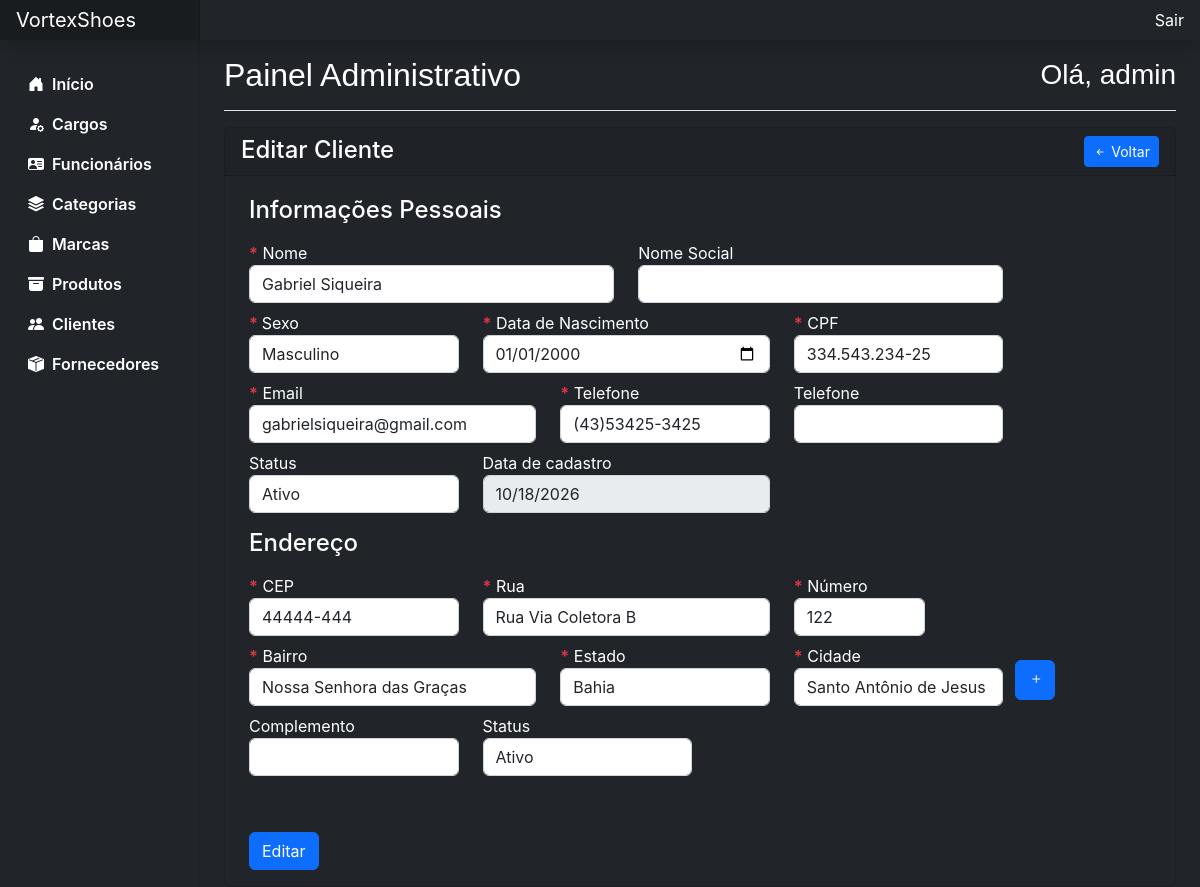
Page /SiteWeb/admin/clientes/Editar.php?id_cliente=1 (signed in) on the committed database.
### tables this page shows
CREATE TABLE `cliente` (
  `id_cliente` int(11) NOT NULL,
  `nome_cliente` varchar(60) NOT NULL,
  `nome_social` varchar(60) DEFAULT NULL,
  `cpf_cliente` char(14) NOT NULL,
  `sexo_cliente` char(1) NOT NULL,
  `data_nascimento_cliente` date NOT NULL,
  `data_cadastro` datetime NOT NULL,
  `status_cliente` bit(1) NOT NULL,
  `email` varchar(50) NOT NULL,
  `telefone_cliente` char(14) NOT NULL,
  `telefone_cliente2` char(14) DEFAULT NULL
);

CREATE TABLE `endereco` (
  `id_endereco` int(11) NOT NULL,
  `id_cliente` int(11) DEFAULT NULL,
  `bairro` varchar(30) NOT NULL,
  `numero` int(4) NOT NULL,
  `estado` char(2) NOT NULL,
  `rua` varchar(70) NOT NULL,
  `complemento` varchar(40) DEFAULT NULL,
  `cidade` varchar(40) NOT NULL,
  `cep` char(9) NOT NULL,
  `status` bit(1) NOT NULL,
  `data_cadastro` datetime NOT NULL
);

### SiteWeb/admin/clientes/Editar.php (the view, shortened to what this page needs)
<?php
require_once __DIR__ . "../../../conexao/conecta.php";
?>
<!DOCTYPE html>
<html lang="pt-br">
<head>
  <link href="https://cdn.jsdelivr.net/npm/bootstrap@5.3.8/dist/css/bootstrap.min.css" rel="stylesheet">
  <link rel="stylesheet" href="https://cdn.jsdelivr.net/npm/bootstrap-icons@1.13.1/font/bootstrap-icons.min.css">
  <link rel="stylesheet" href="../../assets/css/dashboard.min.css">
  <link rel="stylesheet" href="../../assets/css/styles.min.css">
  <link rel="stylesheet" href="../../custom/css/style.css">
  <link rel="stylesheet" href="../../custom/css/background.css">
</head>
<body>
  <?php
  include('../Topo.php');
  ?>
  <div class="container-fluid">
    <div class="row">
      <?php
      include('../Navegacao.php');
      ?>
      <main class="ms-auto col-lg-10 px-md-4">
        <?php
        include('../Log.php');
        ?>
        <?php
        if(isset($_GET['id_cliente']) && $_GET['id_cliente'] != '')
          {
              $id_cliente = $_GET['id_cliente'];
              $sql = "SELECT * FROM cliente WHERE id_cliente = $id_cliente";
              $query = mysqli_query($conexao, $sql);
              $cliente = mysqli_fetch_assoc($query);
              $sql_end = "SELECT * FROM endereco WHERE id_cliente = $id_cliente";
              $query_end = mysqli_query($conexao, $sql_end);
              $enderecos = [];
              while($linha = mysqli_fetch_assoc($query_end))
                {
                    $enderecos[] = $linha;
                }
                $end1 = $enderecos[0];
        ?>
        <div class="card bg-dark text-white">
          <div class="card-header d-flex justify-content-between">
            <h4 class="m-0">Editar Cliente</h4>
            <a href="Index.php" class="btn btn-primary btn-sm">
              <i class="bi bi-arrow-left-short"></i>
              Voltar
            </a>
          </div>
          <div class="card-body">
            <form action="acoes.php" method="post" enctype="multipart/form-data" class="d-flex">
              <div class="geral col-12 ps-2">
                <div class="row">
                  <h4 class="pt-1 pb-2">Informações Pessoais</h4>
                  <div class="col-5">
                    <label for="nome"><strong class="text-danger">*</strong> Nome</label>
                    <input type="text" name="nome" id="nome" class="form-control" maxlength="60" required value="<?php echo $cliente['nome_cliente'] ?>">
                  </div>
                  <div class="col-5">
                    <label for="nomesocial">Nome Social</label>
                    <input type="text" name="nomesocial" id="nomesocial" class="form-control" maxlength="60" value="<?php echo $cliente['nome_social'] ?>">
                  </div>
                  <div class="col-3 mt-2">
                    <label for="sexo"><strong class="text-danger">* </strong>Sexo</label>
                    <select name="sexo" id="sexo" class="form-control" required>
                      <option value="m" <?php if($cliente['sexo_cliente'] == 'm') echo 'selected'?>>Masculino</option>
                    </select>
                  </div>
                  <div class="col-4 mt-2">
                    <label for="datanascimento"><strong class="text-danger">*</strong> Data de Nascimento</label>
                    <input type="date" name="datanascimento" id="datanascimento" class="form-control"  min="1900-01-01" max="<?php echo date('Y-m-d') ?>" required value="<?php echo $cliente['data_nascimento_cliente'] ?>">
                  </div>
                  <div class="col-3 mt-2">
                    <label for="cpf"><strong class="text-danger">*</strong> CPF </label>
                    <input type="text" name="cpf" id="cpf" class="form-control" maxlength="14" data-mask="000.000.000-00" required value="<?php echo $cliente['cpf_cliente'] ?>">
                  </div>
                  <div class="col-4 mt-2">
                    <label for="email"><strong class="text-danger">*</strong> Email </label>
                    <input type="email" name="email" id="email" class="form-control col-2" maxlength="50" required value="<?php echo $cliente['email'] ?>">
                  </div>
                  <div class="col-3 mt-2">
                    <label for="telefonecelular"><strong class="text-danger">*</strong> Telefone </label>
                    <input type="text" name="telefone" id="telefone1" class="form-control col-4" maxlength="14" data-mask="(00)99999-9999" required value="<?php echo $cliente['telefone_cliente'] ?>">
                  </div>
                  <div class="col-3 mt-2">
                    <label for="telefoneresidencial">Telefone</label>
                    <input type="text" name="telefone2" id="telefone2" class="form-control col-4" maxlength="14" data-mask="(00)99999-9999" value="<?php echo $cliente['telefone_cliente2'] ?>">
                  </div>
                  <div class="col-3 mt-2">
                    <label for="status">Status</label>
                    <select name="status" id="status" class="form-control">
                      <option value="1" <?php if($cliente['status_cliente'] == 1) echo 'selected'?>>Ativo</option>
                    </select>
                  </div>
                  <div class="col-4 mt-2">
                    <label for="datacadastro">Data de cadastro</label>
                    <input type="date" name="datacadastro" id="datacadastro" class="form-control" required disabled value="<?php echo date('Y-m-d', strtotime($cliente['data_cadastro']))?>">
                  </div>
                  <h4 class="pt-3 pb-2">Endereço</h4>
                  <div class="col-3">
                    <label for="cep"><strong class="text-danger">*</strong> CEP </label>
                    <input type="text" name="cep" id="cep" class="form-control col-4" maxlength="9" data-mask="00000-000" required value="<?php echo $end1['cep'] ?>">
                  </div>
                  <div class="col-4">
                    <label for="rua"><strong class="text-danger">*</strong> Rua </label>
                    <input type="text" name="rua" id="rua" class="form-control col-4" maxlength="70" required value="<?php echo $end1['rua'] ?>">
                  </div>
                  <div class="col-2">
                    <label for="numero"><strong class="text-danger">*</strong> Número </label>
                    <input type="text" name="numero" id="numero" class="form-control col-4" maxlength="4" required value="<?php echo $end1['numero'] ?>">
                  </div>
                  <div class="col-4 mt-2">
                    <label for="bairro"><strong class="text-danger">*</strong> Bairro </label>
                    <input type="text" name="bairro" id="bairro" class="form-control col-4" maxlength="30" required value="<?php echo $end1['bairro'] ?>">
                  </div>
                  <div class="col-3 mt-2">
                    <label for="estado"><strong class="text-danger">*</strong> Estado</label>
                    <select name="estado" id="estado" class="form-control" required>
                      <option value="BA" <?php if($end1['estado'] == 'BA') echo 'selected'?>>Bahia</option>
                    </select>
                  </div>
                  <div class="col-3 mt-2">
                    <label for="cidade"><strong class="text-danger">*</strong> Cidade </label>
                    <input type="text" name="cidade" id="cidade" class="form-control col-4" maxlength="40" required value="<?php echo $end1['cidade'] ?>">
                  </div>
                  <span class="adicionarend btn btn-primary mt-4">
                    <i class="bi bi-plus"></i>
                  </span>
                  <div class="col-3 mt-2 mb-2">
                    <label for="complemento">Complemento </label>
                    <input type="text" name="complemento" id="complemento" class="form-control col-4" maxlength="40" value="<?php echo $end1['complemento'] ?>">
                  </div>
                  <div class="col-3 mt-2">
                    <label for="status2">Status</label>
                    <select name="status2" id="status2" class="form-control">
                      <option value="1" <?php if($end1['status'] == 1) echo 'selected'?>>Ativo</option>
                    </select>
                  </div>
                  <div class="col-3">
                  </div>
                  <div class="col-4">
                  </div>
                  <div class="col-2">
                  </div>
                  <div class="col-3 mt-2">
                  </div>
                  <div class="col-3 mt-2">
                  </div>
                   <div class="col-3 mt-2">
                  </div>
                  <div class="col-10 mt-2">
                    <button type="submit" class="btn btn-primary mt-3">Editar</button>
                  </div>
                </div>
              </div>
            </form>
          </div>
        </div>
        <?php
        }
        else
          {
              echo '<div class="alert alert-warning d-flex align-items-center justify-content-center" role="alert">
                  Cliente não encontrado
                </div>
              </div>';
          }
        ?>
      </main>
    </div>
  </div>
</body>
</html>

### SiteWeb/custom/css/style.css (style rules this page uses)
.adicionarend, .removerend { width: 40px !important; height: 40px !important; }
* { margin: 0; padding: 0; box-sizing: border-box; list-style: none; font-family: 'Inter', sans-serif; }
body { overflow-x: hidden; background-color: #fff !important; }

### SiteWeb/custom/css/background.css (style rules this page uses)
body { background-color: #212529 !important; }

### rows in the picture
cliente: nome "Gabriel Siqueira", sexo "Masculino", datanascimento "01/01/2000", cpf "334.543.234-25", email "gabrielsiqueira@gmail.com", telefone "(43)53425-3425", status "Ativo", datacadastro "10/18/2026"
endereco: cep "44444-444", rua "Rua Via Coletora B", numero "122", bairro "Nossa Senhora das Graças", estado "Bahia", cidade "Santo Antônio de Jesus", status2 "Ativo"

### other values in the picture
$_SESSION['NAME'] "admin"
